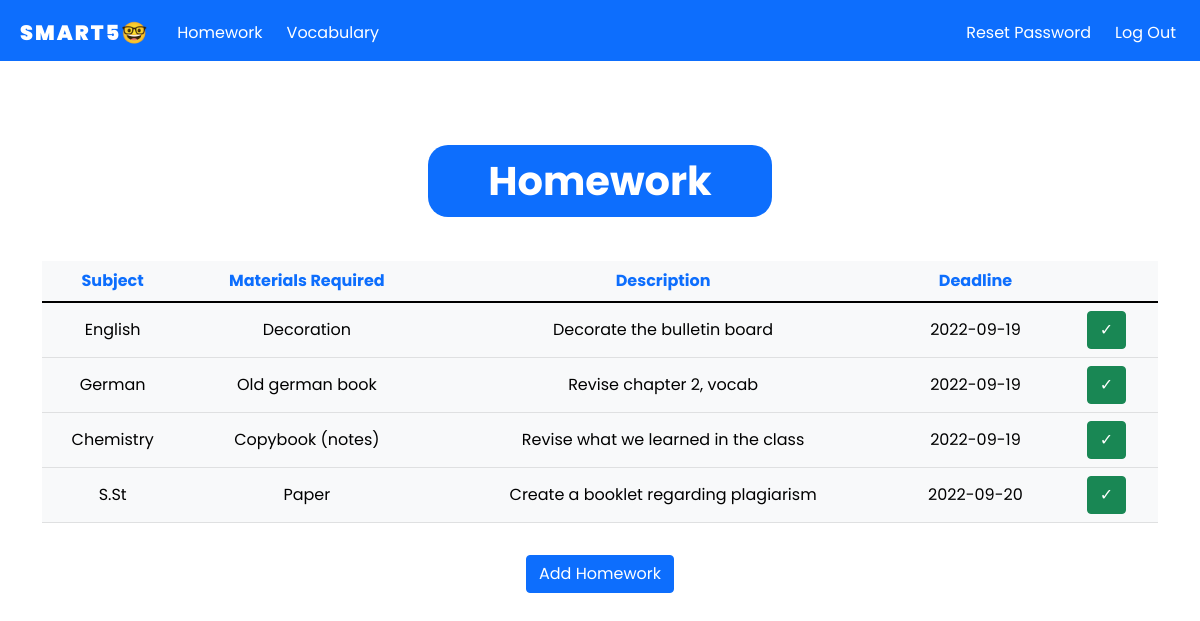
The app's page /homework (signed in) with its own data.
### tables this page shows
CREATE TABLE 'homework' (id INTEGER PRIMARY KEY AUTOINCREMENT NOT NULL, user_id INTEGER NOT NULL, subject TEXT NOT NULL, materials_required TEXT, description TEXT NOT NULL,'deadline' DATETIME,  FOREIGN KEY (user_id) REFERENCES users(id));

### app.py (the view)
@app.route("/homework", methods=["GET", "POST"])
@login_required
def homework():
    if request.method == 'GET':
        homework = db.execute("SELECT * FROM homework WHERE user_id = ? ORDER BY deadline", session["user_id"])
        return render_template("homework.html", homework=homework)

### app.py (called while the page is built)
@app.after_request
def after_request(response):
    response.headers["Cache-Control"] = "no-cache, no-store, must-revalidate"
    response.headers["Expires"] = 0
    response.headers["Pragma"] = "no-cache"
    return response

### helpers.py (called while the page is built)
def login_required(f):
    @wraps(f)
    def decorated_function(*args, **kwargs):
        if session.get("user_id") is None:
            return redirect("/login")
        return f(*args, **kwargs)
    return decorated_function

### templates/homework.html (shortened to what this page needs)
{% extends "layout.html"%}
{% block main %}
    <main class="container py-5 text-center">
        <h1><mark class="bg-primary"> Homework </mark></h1>
        <div style="overflow-x:auto;">
            <table class="table table-light mt-5 p-n5 align-middle">
                <thead>
                    <tr class="text-primary">
                        <th>Subject</th>
                        <th>Materials Required</th>
                        <th>Description</th>
                        <th>Deadline</th>
                        <th></th>
                    </tr>
                </thead>
                <tbody>
                    {% for each in homework %}
                    <tr>
                        <td>{{ each["subject"] }}</td>
                        <td>{{ each["materials_required"]}}</td>
                        <td>{{ each["description"] }}</td>
                        <td>{{ each["deadline"] }}</td>
                        <td>
                            <form action="/completed" method="post" class="mx-2">
                                <button class="btn btn-success" type="submit">&#10003;</button>
                            </form>
                        </td>
                    </tr>
                    {% endfor %}
                </tbody>
            </table>
        </div>
        <a class="btn btn-primary mt-3" href="addHomework" role="button">Add Homework</a>
    </main>
{% endblock %}

### static/styles.css (style rules this page uses)
* { font-family: 'Poppins', sans-serif; margin: 0; padding: 0; box-sizing: border-box; }
.bckg { background-image: url("https://hrmcdn-13a1c.kxcdn.com/images/hr-sg/content-images/priya-june-2020-patrick-tay-work-from-home-lead-istock.jpg"); background-repeat: no-repeat; background-size: cover; }
mark { padding-inline: 1.5em; font-size: 30pt; font-weight: bold; color: white; border-radius: 20px; }
body { background-image: url("https://videohive.img.customer.envatousercontent.com/files/229501069/Preview_Image_Di.jpg?auto=compress%2Cformat&fit=crop&crop=top&max-h=8000&max-w=590&s=9d60d3dfa35cee5db662c381e886696f"); background-repeat: none; background-size: cover; }

### records on screen
homework: subject "English", materials_required "Decoration", description "Decorate the bulletin board", deadline "2022-09-19"
homework: subject "German", materials_required "Old german book", description "Revise chapter 2, vocab", deadline "2022-09-19"
homework: subject "Chemistry", materials_required "Copybook (notes)", description "Revise what we learned in the class", deadline "2022-09-19"
homework: subject "S.St", materials_required "Paper", description "Create a booklet regarding plagiarism", deadline "2022-09-20"
